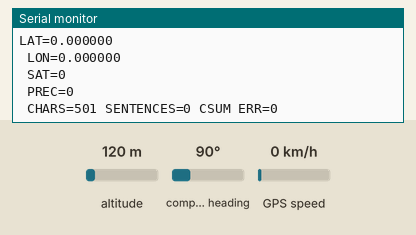
Recording of a sketch running on a simulated Arduino Uno, built with avr-gcc and run on an emulated ATmega328P. Shown: the last lines printed to the serial monitor. The inputs (shaded band) are chosen by the test bench; at power-on: altitude 120 m, compass heading 90°, GPS speed 0 km/h. The GPS gets a fix after 3 s at 37.7749, -122.4194 with 8 satellites.

Above: at 1.2 s.
1.3 s: altitude set to 20 m
At 2.6 s:
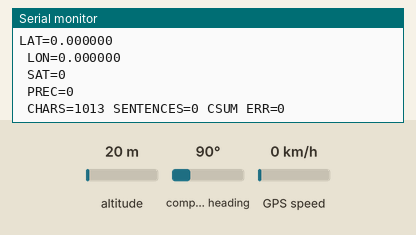
2.8 s: compass heading set to 7°
At 3.5 s:
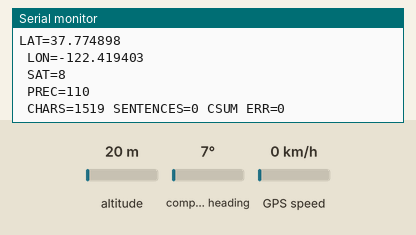
Timing chart, 0 to 5.8 s (numbered marks = the images above; inputs shaded):
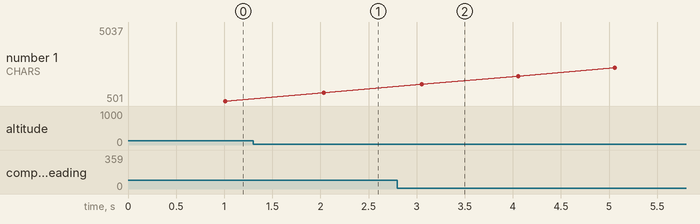

Measured:
- plotted number 1: 1013 → 5037 after the input at 2.8 s

The sketch:

demo.ino
```cpp
#include <SoftwareSerial.h>

#include <TinyGPS.h>

/* This sample code demonstrates the normal use of a TinyGPS object.
   It requires the use of SoftwareSerial, and assumes that you have a
   4800-baud serial GPS device hooked up on pins 2(rx) and 3(tx).
*/

TinyGPS gps;
//SoftwareSerial ss(2, 3);

void setup()
{
  Serial.begin(38400);

  Serial.print("Simple TinyGPS library v. "); Serial.println(TinyGPS::library_version());
  Serial.println("by Mikal Hart");
  Serial.println();
}

void loop()
{
  bool newData = false;
  unsigned long chars;
  unsigned short sentences, failed;

  // For one second we parse GPS data and report some key values
  for (unsigned long start = millis(); millis() - start < 1000;)
  {
    while (Serial.available())
    {
      char c = Serial.read();
      //Serial.write(c); // uncomment this line if you want to see the GPS data flowing
      if (gps.encode(c)) // Did a new valid sentence come in?
        newData = true;
    }
  }

 // if (newData)
 // {
    float flat, flon;
    unsigned long age;
    gps.f_get_position(&flat, &flon, &age);
    Serial.print("LAT=");
    Serial.print(flat == TinyGPS::GPS_INVALID_F_ANGLE ? 0.0 : flat, 6);
    Serial.println();
    Serial.print(" LON=");
    Serial.print(flon == TinyGPS::GPS_INVALID_F_ANGLE ? 0.0 : flon, 6);
    Serial.println();
    Serial.print(" SAT=");
    Serial.print(gps.satellites() == TinyGPS::GPS_INVALID_SATELLITES ? 0 : gps.satellites());
    Serial.println();
    Serial.print(" PREC=");
    Serial.print(gps.hdop() == TinyGPS::GPS_INVALID_HDOP ? 0 : gps.hdop());
    Serial.println();
  //}

  gps.stats(&chars, &sentences, &failed);
  Serial.print(" CHARS=");
  Serial.print(chars);
  Serial.print(" SENTENCES=");
  Serial.print(sentences);
  Serial.print(" CSUM ERR=");
  Serial.println(failed);
}
```
